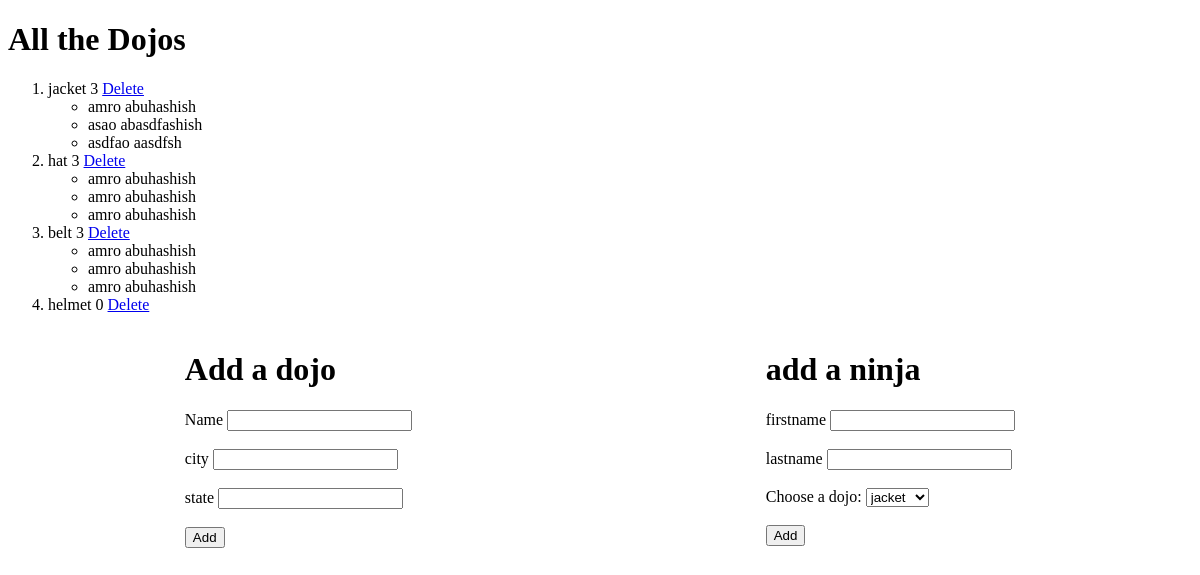
Before: / with the older database file.
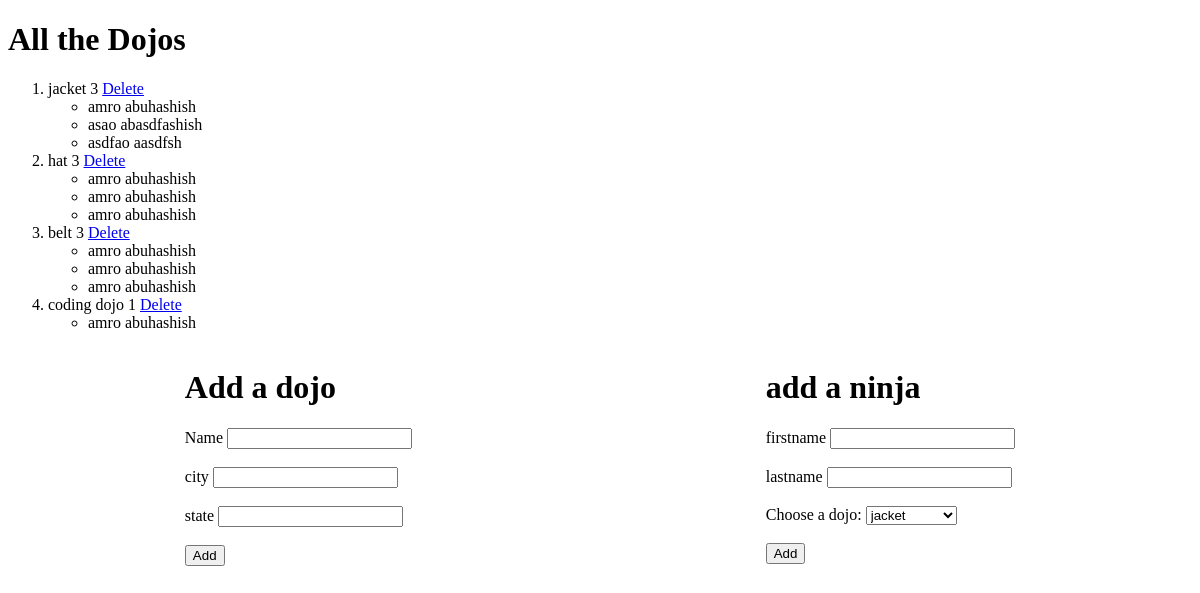
After: the same page with the newer database file.
### shellapp/models.py (models this page shows)
class Dojo(models.Model):
    name = models.CharField(max_length=255)
    city=models.CharField(max_length=255)
    state=models.CharField(max_length=2)
    desc=models.TextField()
    created_at = models.DateTimeField(auto_now_add=True)
    updated_at = models.DateTimeField(auto_now=True)

class Ninja(models.Model):
    first_name = models.CharField(max_length=255)
    last_name = models.CharField(max_length=255)
    dojo = models.ForeignKey(Dojo, related_name="books", on_delete = models.CASCADE)
    created_at = models.DateTimeField(auto_now_add=True)
    updated_at = models.DateTimeField(auto_now=True)

### shellapp/views.py (the view)
# urls.py: path('', views.index),
def index(request):
    context={
        'all':Dojo.objects.all()
    }
    return render(request,"index.html",context)

### shellapp/templates/index.html (shortened to what this page needs)
<!DOCTYPE html>
<html lang="en">
<head>
    {% load static %}
    <link rel="stylesheet" href="{% static 'css/style.css' %}">
</head>
<body>
    <div>
        <div>
            <h1>All the Dojos</h1>
            <ol>
                {%for dojo in all%}
                <li>{{dojo.name}} {{dojo.books.count}}
                    <a href="/delete/{{dojo.id}}">Delete</a>
                    <ul>
                        {%for ninja in dojo.books.all%}
                        <li>{{ninja.first_name}} {{ninja.last_name}}</li>
                        {%endfor%}
                    </ul>
                </li>
                {%endfor%}
            </ol>
        </div>
        <div class="forms">
            <div class="left1">
                <h1>Add a dojo</h1>
                <form method="post" action="addDojo">
                    <label for="name"> Name</label>
                    <input name="name" type="text">
                    <br><br>
                    <label for="city"> city</label>
                    <input name="city" type="text">
                    <br><br>
                    <label for="state"> state</label>
                    <input name="state" type="state">
                    <br><br>
                    <button type="submit"> Add</button>
                    <br><br>
                </form>
            </div>
            <div class="right1">
                <h1>add a ninja</h1>
                <form method="post" action="addNinja">
                    <label for="fname"> firstname</label>
                    <input name="fname" type="text">
                    <br><br>
                    <label for="lname"> lastname</label>
                    <input name="lname" type="text">
                    <br><br>
                    <label for="dojo">Choose a dojo:</label>
                    <select name="dojo" >
                        {%for dojo in all%}
                        <option value={{dojo.id}}>{{dojo.name}}</option>
                        {%endfor%}
                    </select>
                    <br><br>
                    <button type="submit"> Add</button>
                    <br><br>
                </form>
            </div>
        </div>
    </div>
</body>
</html>

### shellapp/static/css/style.css (style rules this page uses)
.forms { display:flex; justify-content: space-around; }

Changed rows visible on the page:
removed Dojo: name "helmet", books.count "0"
added Dojo: name "coding dojo", books.count "1"
added Ninja: first_name "amro", last_name "abuhashish", shown under "coding dojo"
